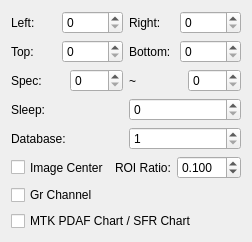
     <widget class="QWidget" name="page_4">
      <layout class="QVBoxLayout" name="verticalLayout_2">
       <item>
        <layout class="QHBoxLayout" name="horizontalLayout_23">
         <item>
          <layout class="QHBoxLayout" name="horizontalLayout_20">
           <item>
            <widget class="QLabel" name="label_16">
             <property name="text">
              <string>Left:</string>
             </property>
            </widget>
           </item>
           <item>
            <widget class="QSpinBox" name="exposureleftspinBox">
             <property name="maximum">
              <number>10000</number>
             </property>
            </widget>
           </item>
          </layout>
         </item>
         <item>
          <layout class="QHBoxLayout" name="horizontalLayout_18">
           <item>
            <widget class="QLabel" name="label_17">
             <property name="text">
              <string>Right:</string>
             </property>
            </widget>
           </item>
           <item>
            <widget class="QSpinBox" name="exposurerightspinBox">
             <property name="maximum">
              <number>10000</number>
             </property>
            </widget>
           </item>
          </layout>
         </item>
        </layout>
       </item>
       <item>
        <layout class="QHBoxLayout" name="horizontalLayout_24">
         <item>
          <layout class="QHBoxLayout" name="horizontalLayout_21">
           <item>
            <widget class="QLabel" name="label_18">
             <property name="text">
              <string>Top:</string>
             </property>
            </widget>
           </item>
           <item>
            <widget class="QSpinBox" name="exposuretopspinBox">
             <property name="maximum">
              <number>10000</number>
             </property>
            </widget>
           </item>
          </layout>
         </item>
         <item>
          <layout class="QHBoxLayout" name="horizontalLayout_19">
           <item>
            <widget class="QLabel" name="label_19">
             <property name="text">
              <string>Bottom:</string>
             </property>
            </widget>
           </item>
           <item>
            <widget class="QSpinBox" name="exposurebottomspinBox">
             <property name="maximum">
              <number>10000</number>
             </property>
            </widget>
           </item>
          </layout>
         </item>
        </layout>
       </item>
       <item>
        <layout class="QHBoxLayout" name="horizontalLayout_22">
         <item>
          <widget class="QLabel" name="label_20">
           <property name="text">
            <string>Spec:</string>
           </property>
          </widget>
         </item>
         <item>
          <widget class="QSpinBox" name="exposurespecminspinBox">
           <property name="maximum">
            <number>255</number>
           </property>
          </widget>
         </item>
         <item>
          <widget class="QLabel" name="label_21">
           <property name="text">
            <string notr="true">~</string>
           </property>
          </widget>
         </item>
         <item>
          <widget class="QSpinBox" name="exposurespecmaxspinBox">
           <property name="maximum">
            <number>255</number>
           </property>
          </widget>
         </item>
        </layout>
       </item>
       <item>
        <layout class="QHBoxLayout" name="horizontalLayout_25">
         <item>
          <widget class="QLabel" name="label_22">
           <property name="text">
            <string>Sleep:</string>
           </property>
          </widget>
         </item>
         <item>
          <widget class="QSpinBox" name="exposurespecsleepspinBox">
           <property name="maximum">
            <number>100000</number>
           </property>
          </widget>
         </item>
        </layout>
       </item>
       <item>
        <layout class="QHBoxLayout" name="horizontalLayout_27">
         <item>
          <widget class="QLabel" name="label_23">
           <property name="text">
            <string>Database:</string>
           </property>
          </widget>
         </item>
         <item>
          <widget class="QSpinBox" name="exposurespecdatabasespinBox">
           <property name="minimum">
            <number>1</number>
           </property>
           <property name="maximum">
            <number>40</number>
           </property>
          </widget>
         </item>
        </layout>
       </item>
       <item>
        <layout class="QHBoxLayout" name="horizontalLayout_69">
         <item>
          <widget class="QCheckBox" name="autoexposureimagecentercheckBox">
           <property name="maximumSize">
            <size>
             <width>16777215</width>
             <height>25</height>
            </size>
           </property>
           <property name="text">
            <string>Image Center</string>
           </property>
          </widget>
         </item>
         <item>
          <layout class="QHBoxLayout" name="horizontalLayout_26">
           <item>
            <widget class="QLabel" name="label_62">
             <property name="text">
              <string>ROI Ratio:</string>
             </property>
            </widget>
           </item>
           <item>
            <widget class="QDoubleSpinBox" name="autoexposurecenterroiratiodoubleSpinBox">
             <property name="decimals">
              <number>3</number>
             </property>
             <property name="minimum">
              <double>0.001000000000000</double>
             </property>
             <property name="maximum">
              <double>99.998999999999995</double>
             </property>
             <property name="singleStep">
              <double>0.100000000000000</double>
             </property>
             <property name="value">
              <double>0.100000000000000</double>
             </property>
            </widget>
           </item>
          </layout>
         </item>
        </layout>
       </item>
       <item>
        <widget class="QCheckBox" name="exposurespecgrchannelcheckBox">
         <property name="text">
          <string>Gr Channel</string>
         </property>
        </widget>
       </item>
       <item>
        <layout class="QHBoxLayout" name="horizontalLayout_28">
         <item>
          <widget class="QCheckBox" name="exposurespecwhitecheckBox">
           <property name="text">
            <string>MTK PDAF Chart / SFR Chart</string>
           </property>
          </widget>
         </item>
        </layout>
       </item>
      </layout>
     </widget>
